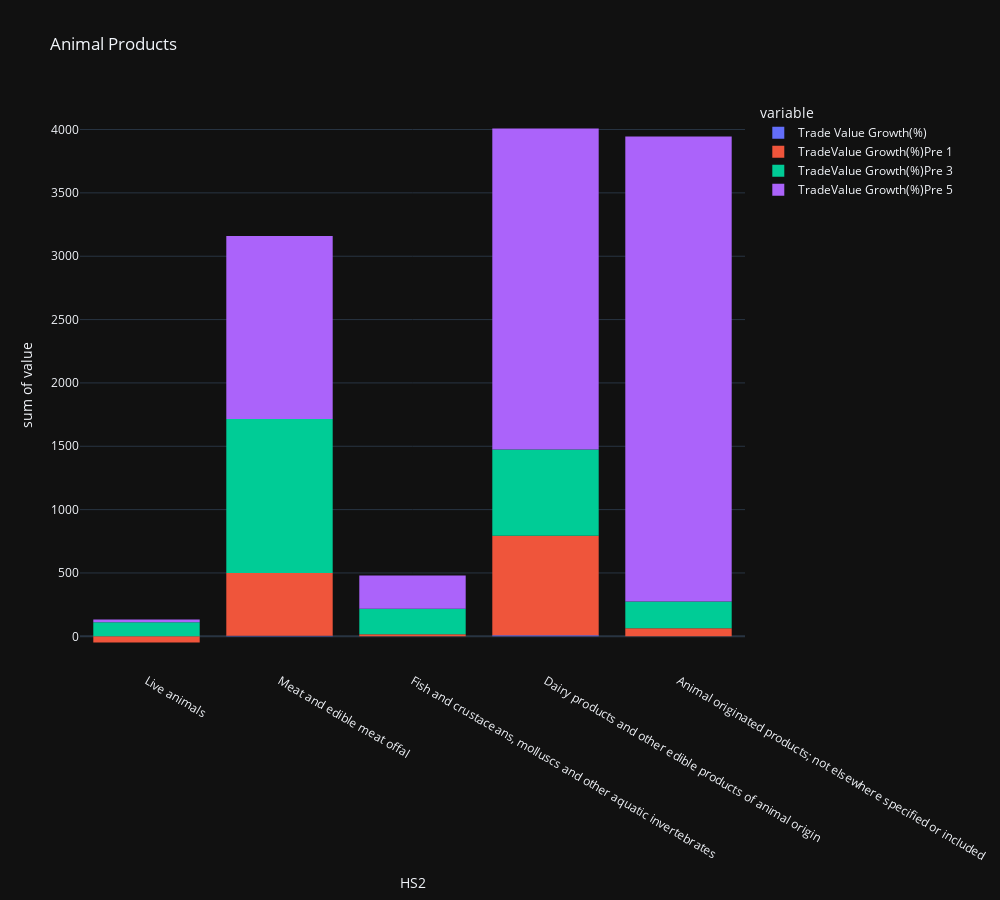

Write notebook code for a chart like this one.
### Code cell
px.histogram(df.head(35), x='HS2' ,y=['Trade Value Growth(%)','TradeValue Growth(%)Pre 1','TradeValue Growth(%)Pre 3','TradeValue Growth(%)Pre 5'],width =1000,  height=900 , template='plotly_dark',title='Animal Products')

### Figure 1 — Plotly figure (JSON) as saved in the notebook; plotly's stock layout.template omitted (floating-point values rounded to 4 significant figures)
{"data": [{"alignmentgroup": "True", "bingroup": "x", "histfunc": "sum", "hovertemplate": "variable=Trade Value Growth(%)<br>HS2=%{x}<br>sum of value=%{y}<extra></extra>", "legendgroup": "Trade Value Growth(%)", "marker": {"color": "#636efa", "pattern": {"shape": ""}}, "name": "Trade Value Growth(%)", "offsetgroup": "Trade Value Growth(%)", "orientation": "v", "showlegend": true, "type": "histogram", "x": ["Live animals", "Live animals", "Live animals", "Live animals", "Meat and edible meat offal", "Meat and edible meat offal", "Meat and edible meat offal", "Meat and edible meat offal", "Meat and edible meat offal", "Meat and edible meat offal", "Meat and edible meat offal", "Meat and edible meat offal", "Meat and edible meat offal", "Fish and crustaceans, molluscs and other aquatic invertebrates", "Fish and crustaceans, molluscs and other aquatic invertebrates", "Fish and crustaceans, molluscs and other aquatic invertebrates", "Fish and crustaceans, molluscs and other aquatic invertebrates", "Fish and crustaceans, molluscs and other aquatic invertebrates", "Fish and crustaceans, molluscs and other aquatic invertebrates", "Fish and crustaceans, molluscs and other aquatic invertebrates", "Dairy products and other edible products of animal origin", "Dairy products and other edible products of animal origin", "Dairy products and other edible products of animal origin", "Dairy products and other edible products of animal origin", "Dairy products and other edible products of animal origin", "Dairy products and other edible products of animal origin", "Dairy products and other edible products of animal origin", "Dairy products and other edible products of animal origin", "Dairy products and other edible products of animal origin", "Dairy products and other edible products of animal origin", "Animal originated products; not elsewhere specified or included", "Animal originated products; not elsewhere specified or included", "Animal originated products; not elsewhere specified or included", "Animal originated products; not elsewhere specified or included", "Animal originated products; not elsewhere specified or included"], "xaxis": "x", "y": [-0.5326, -0.005652, 0.1536, -0.09479, 0.4388, 0.06331, -0.7334, -0.1797, 2.79, 0.7051, 0.3245, 0.363, 1.176, 0.1084, -0.07993, -0.1258, 0.2504, -0.4806, 0.2361, 0.2536, -0.05318, 0.1855, 0.4756, 0.0478, -0.2243, -0.04984, -0.454, -0.4118, -0.2288, 8.564, 0.5064, -0.04443, -0.4966, -0.7359, 1.406], "yaxis": "y"}, {"alignmentgroup": "True", "bingroup": "x", "histfunc": "sum", "hovertemplate": "variable=TradeValue Growth(%)Pre 1<br>HS2=%{x}<br>sum of value=%{y}<extra></extra>", "legendgroup": "TradeValue Growth(%)Pre 1", "marker": {"color": "#EF553B", "pattern": {"shape": ""}}, "name": "TradeValue Growth(%)Pre 1", "offsetgroup": "TradeValue Growth(%)Pre 1", "orientation": "v", "showlegend": true, "type": "histogram", "x": ["Live animals", "Live animals", "Live animals", "Live animals", "Meat and edible meat offal", "Meat and edible meat offal", "Meat and edible meat offal", "Meat and edible meat offal", "Meat and edible meat offal", "Meat and edible meat offal", "Meat and edible meat offal", "Meat and edible meat offal", "Meat and edible meat offal", "Fish and crustaceans, molluscs and other aquatic invertebrates", "Fish and crustaceans, molluscs and other aquatic invertebrates", "Fish and crustaceans, molluscs and other aquatic invertebrates", "Fish and crustaceans, molluscs and other aquatic invertebrates", "Fish and crustaceans, molluscs and other aquatic invertebrates", "Fish and crustaceans, molluscs and other aquatic invertebrates", "Fish and crustaceans, molluscs and other aquatic invertebrates", "Dairy products and other edible products of animal origin", "Dairy products and other edible products of animal origin", "Dairy products and other edible products of animal origin", "Dairy products and other edible products of animal origin", "Dairy products and other edible products of animal origin", "Dairy products and other edible products of animal origin", "Dairy products and other edible products of animal origin", "Dairy products and other edible products of animal origin", "Dairy products and other edible products of animal origin", "Dairy products and other edible products of animal origin", "Animal originated products; not elsewhere specified or included", "Animal originated products; not elsewhere specified or included", "Animal originated products; not elsewhere specified or included", "Animal originated products; not elsewhere specified or included", "Animal originated products; not elsewhere specified or included"], "xaxis": "x", "y": [-53.26, -0.5652, 15.36, -9.479, 43.88, 6.331, -73.34, -17.97, 279.0, 70.51, 32.45, 36.3, 117.6, 10.84, -7.993, -12.58, 25.04, -48.06, 23.61, 25.36, -5.318, 18.55, 47.56, 4.78, -22.43, -4.984, -45.4, -41.18, -22.88, 856.4, 50.64, -4.443, -49.66, -73.59, 140.6], "yaxis": "y"}, {"alignmentgroup": "True", "bingroup": "x", "histfunc": "sum", "hovertemplate": "variable=TradeValue Growth(%)Pre 3<br>HS2=%{x}<br>sum of value=%{y}<extra></extra>", "legendgroup": "TradeValue Growth(%)Pre 3", "marker": {"color": "#00cc96", "pattern": {"shape": ""}}, "name": "TradeValue Growth(%)Pre 3", "offsetgroup": "TradeValue Growth(%)Pre 3", "orientation": "v", "showlegend": true, "type": "histogram", "x": ["Live animals", "Live animals", "Live animals", "Live animals", "Meat and edible meat offal", "Meat and edible meat offal", "Meat and edible meat offal", "Meat and edible meat offal", "Meat and edible meat offal", "Meat and edible meat offal", "Meat and edible meat offal", "Meat and edible meat offal", "Meat and edible meat offal", "Fish and crustaceans, molluscs and other aquatic invertebrates", "Fish and crustaceans, molluscs and other aquatic invertebrates", "Fish and crustaceans, molluscs and other aquatic invertebrates", "Fish and crustaceans, molluscs and other aquatic invertebrates", "Fish and crustaceans, molluscs and other aquatic invertebrates", "Fish and crustaceans, molluscs and other aquatic invertebrates", "Fish and crustaceans, molluscs and other aquatic invertebrates", "Dairy products and other edible products of animal origin", "Dairy products and other edible products of animal origin", "Dairy products and other edible products of animal origin", "Dairy products and other edible products of animal origin", "Dairy products and other edible products of animal origin", "Dairy products and other edible products of animal origin", "Dairy products and other edible products of animal origin", "Dairy products and other edible products of animal origin", "Dairy products and other edible products of animal origin", "Dairy products and other edible products of animal origin", "Animal originated products; not elsewhere specified or included", "Animal originated products; not elsewhere specified or included", "Animal originated products; not elsewhere specified or included", "Animal originated products; not elsewhere specified or included", "Animal originated products; not elsewhere specified or included"], "xaxis": "x", "y": [-43.19, 86.29, 8.911, 58.2, -37.13, -24.32, -59.23, -93.79, 918.8, 139.3, 34.15, 21.26, 315.6, 55.31, 25.21, 62.25, 29.86, -55.67, -33.91, 118.0, 92.47, 139.1, 145.4, 31.01, -2.304, 46.45, -76.66, -18.94, -6.483, 332.3, -13.82, 52.06, -28.12, 100, 100.3], "yaxis": "y"}, {"alignmentgroup": "True", "bingroup": "x", "histfunc": "sum", "hovertemplate": "variable=TradeValue Growth(%)Pre 5<br>HS2=%{x}<br>sum of value=%{y}<extra></extra>", "legendgroup": "TradeValue Growth(%)Pre 5", "marker": {"color": "#ab63fa", "pattern": {"shape": ""}}, "name": "TradeValue Growth(%)Pre 5", "offsetgroup": "TradeValue Growth(%)Pre 5", "orientation": "v", "showlegend": true, "type": "histogram", "x": ["Live animals", "Live animals", "Live animals", "Live animals", "Meat and edible meat offal", "Meat and edible meat offal", "Meat and edible meat offal", "Meat and edible meat offal", "Meat and edible meat offal", "Meat and edible meat offal", "Meat and edible meat offal", "Meat and edible meat offal", "Meat and edible meat offal", "Fish and crustaceans, molluscs and other aquatic invertebrates", "Fish and crustaceans, molluscs and other aquatic invertebrates", "Fish and crustaceans, molluscs and other aquatic invertebrates", "Fish and crustaceans, molluscs and other aquatic invertebrates", "Fish and crustaceans, molluscs and other aquatic invertebrates", "Fish and crustaceans, molluscs and other aquatic invertebrates", "Fish and crustaceans, molluscs and other aquatic invertebrates", "Dairy products and other edible products of animal origin", "Dairy products and other edible products of animal origin", "Dairy products and other edible products of animal origin", "Dairy products and other edible products of animal origin", "Dairy products and other edible products of animal origin", "Dairy products and other edible products of animal origin", "Dairy products and other edible products of animal origin", "Dairy products and other edible products of animal origin", "Dairy products and other edible products of animal origin", "Dairy products and other edible products of animal origin", "Animal originated products; not elsewhere specified or included", "Animal originated products; not elsewhere specified or included", "Animal originated products; not elsewhere specified or included", "Animal originated products; not elsewhere specified or included", "Animal originated products; not elsewhere specified or included"], "xaxis": "x", "y": [-42.08, 24.99, 5.298, 33.31, 971.8, -42.86, -64.38, -97.73, 43.56, 122.4, -14.14, 49.76, 476.3, 35.39, 29.88, 114.4, -47.02, -45.57, -37.28, 212.3, 53.04, -71.99, 42.4, -39.29, -41.48, 14.69, 2467.0, 89.76, -37.85, 56.46, 5.435, 18.97, 87.6, 3561.0, -1.784], "yaxis": "y"}], "layout": {"barmode": "relative", "height": 900, "legend": {"title": {"text": "variable"}, "tracegroupgap": 0}, "title": {"text": "Animal Products"}, "width": 1000, "xaxis": {"anchor": "y", "domain": [0, 1], "title": {"text": "HS2"}}, "yaxis": {"anchor": "x", "domain": [0, 1], "title": {"text": "sum of value"}}}}
